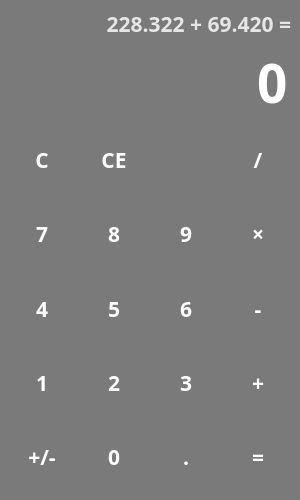
<?xml version="1.0" encoding="UTF-8"?>
<ui version="4.0">
 <class>MainWindow</class>
 <widget class="QMainWindow" name="MainWindow">
  <property name="geometry">
   <rect>
    <x>0</x>
    <y>0</y>
    <width>300</width>
    <height>500</height>
   </rect>
  </property>
  <property name="minimumSize">
   <size>
    <width>300</width>
    <height>500</height>
   </size>
  </property>
  <property name="windowTitle">
   <string>OneCalculator</string>
  </property>
  <property name="windowIcon">
   <iconset resource="files.qrc">
    <normaloff>:/icons/calculator.png</normaloff>:/icons/calculator.png</iconset>
  </property>
  <property name="styleSheet">
   <string notr="true">QLabel {
    color: #E6E6E6;
}

QWidget {
    color: white;
    background-color: #7a7a7a;
    font-family: Intro;
    font-size: 16pt;
    font-weight: 600;
}

QPushButton {
    background-color: transparent;
    border: none;
}

QPushButton:hover {
    background-color: #666;
}

QPushButton:pressed {
    background-color: #424242;
}</string>
  </property>
  <widget class="QWidget" name="centralwidget">
   <property name="styleSheet">
    <string notr="true"/>
   </property>
   <layout class="QVBoxLayout" name="verticalLayout">
    <item>
     <widget class="QLabel" name="lbl_temp">
      <property name="sizePolicy">
       <sizepolicy hsizetype="Preferred" vsizetype="Maximum">
        <horstretch>0</horstretch>
        <verstretch>0</verstretch>
       </sizepolicy>
      </property>
      <property name="font">
       <font>
        <family>Intro</family>
        <pointsize>16</pointsize>
        <weight>75</weight>
        <bold>true</bold>
       </font>
      </property>
      <property name="styleSheet">
       <string notr="true">color: #E6E6E6;</string>
      </property>
      <property name="text">
       <string>228.322 + 69.420 =</string>
      </property>
      <property name="alignment">
       <set>Qt::AlignRight|Qt::AlignTrailing|Qt::AlignVCenter</set>
      </property>
     </widget>
    </item>
    <item>
     <widget class="QLineEdit" name="le_entry">
      <property name="sizePolicy">
       <sizepolicy hsizetype="Expanding" vsizetype="Maximum">
        <horstretch>0</horstretch>
        <verstretch>0</verstretch>
       </sizepolicy>
      </property>
      <property name="font">
       <font>
        <family>Intro</family>
        <pointsize>40</pointsize>
        <weight>75</weight>
        <bold>true</bold>
       </font>
      </property>
      <property name="cursor">
       <cursorShape>IBeamCursor</cursorShape>
      </property>
      <property name="styleSheet">
       <string notr="true">font-size: 40pt;
border: none;
color: #white;</string>
      </property>
      <property name="text">
       <string>0</string>
      </property>
      <property name="maxLength">
       <number>10</number>
      </property>
      <property name="alignment">
       <set>Qt::AlignRight|Qt::AlignTrailing|Qt::AlignVCenter</set>
      </property>
      <property name="readOnly">
       <bool>true</bool>
      </property>
     </widget>
    </item>
    <item>
     <layout class="QGridLayout" name="layout_buttons">
      <item row="2" column="0">
       <widget class="QPushButton" name="btn_7">
        <property name="sizePolicy">
         <sizepolicy hsizetype="Minimum" vsizetype="Expanding">
          <horstretch>0</horstretch>
          <verstretch>0</verstretch>
         </sizepolicy>
        </property>
        <property name="font">
         <font>
          <family>Intro</family>
          <pointsize>16</pointsize>
          <weight>75</weight>
          <bold>true</bold>
         </font>
        </property>
        <property name="cursor">
         <cursorShape>PointingHandCursor</cursorShape>
        </property>
        <property name="text">
         <string>7</string>
        </property>
        <property name="shortcut">
         <string>7</string>
        </property>
       </widget>
      </item>
      <item row="3" column="0">
       <widget class="QPushButton" name="btn_4">
        <property name="sizePolicy">
         <sizepolicy hsizetype="Minimum" vsizetype="Expanding">
          <horstretch>0</horstretch>
          <verstretch>0</verstretch>
         </sizepolicy>
        </property>
        <property name="font">
         <font>
          <family>Intro</family>
          <pointsize>16</pointsize>
          <weight>75</weight>
          <bold>true</bold>
         </font>
        </property>
        <property name="cursor">
         <cursorShape>PointingHandCursor</cursorShape>
        </property>
        <property name="text">
         <string>4</string>
        </property>
        <property name="shortcut">
         <string>4</string>
        </property>
       </widget>
      </item>
      <item row="4" column="0">
       <widget class="QPushButton" name="btn_1">
        <property name="sizePolicy">
         <sizepolicy hsizetype="Minimum" vsizetype="Expanding">
          <horstretch>0</horstretch>
          <verstretch>0</verstretch>
         </sizepolicy>
        </property>
        <property name="font">
         <font>
          <family>Intro</family>
          <pointsize>16</pointsize>
          <weight>75</weight>
          <bold>true</bold>
         </font>
        </property>
        <property name="cursor">
         <cursorShape>PointingHandCursor</cursorShape>
        </property>
        <property name="text">
         <string>1</string>
        </property>
        <property name="shortcut">
         <string>1</string>
        </property>
       </widget>
      </item>
      <item row="1" column="1">
       <widget class="QPushButton" name="btn_ce">
        <property name="sizePolicy">
         <sizepolicy hsizetype="Minimum" vsizetype="Expanding">
          <horstretch>0</horstretch>
          <verstretch>0</verstretch>
         </sizepolicy>
        </property>
        <property name="font">
         <font>
          <family>Intro</family>
          <pointsize>16</pointsize>
          <weight>75</weight>
          <bold>true</bold>
         </font>
        </property>
        <property name="cursor">
         <cursorShape>PointingHandCursor</cursorShape>
        </property>
        <property name="text">
         <string>CE</string>
        </property>
        <property name="shortcut">
         <string>Del</string>
        </property>
       </widget>
      </item>
      <item row="1" column="0">
       <widget class="QPushButton" name="btn_clear">
        <property name="sizePolicy">
         <sizepolicy hsizetype="Minimum" vsizetype="Expanding">
          <horstretch>0</horstretch>
          <verstretch>0</verstretch>
         </sizepolicy>
        </property>
        <property name="font">
         <font>
          <family>Intro</family>
          <pointsize>16</pointsize>
          <weight>75</weight>
          <bold>true</bold>
         </font>
        </property>
        <property name="cursor">
         <cursorShape>PointingHandCursor</cursorShape>
        </property>
        <property name="text">
         <string>C</string>
        </property>
        <property name="iconSize">
         <size>
          <width>16</width>
          <height>16</height>
         </size>
        </property>
       </widget>
      </item>
      <item row="5" column="0">
       <widget class="QPushButton" name="btn_sub">
        <property name="sizePolicy">
         <sizepolicy hsizetype="Minimum" vsizetype="Expanding">
          <horstretch>0</horstretch>
          <verstretch>0</verstretch>
         </sizepolicy>
        </property>
        <property name="font">
         <font>
          <family>Intro</family>
          <pointsize>16</pointsize>
          <weight>75</weight>
          <bold>true</bold>
         </font>
        </property>
        <property name="cursor">
         <cursorShape>PointingHandCursor</cursorShape>
        </property>
        <property name="text">
         <string>+/-</string>
        </property>
       </widget>
      </item>
      <item row="2" column="3">
       <widget class="QPushButton" name="btn_mul">
        <property name="sizePolicy">
         <sizepolicy hsizetype="Minimum" vsizetype="Expanding">
          <horstretch>0</horstretch>
          <verstretch>0</verstretch>
         </sizepolicy>
        </property>
        <property name="font">
         <font>
          <family>Intro</family>
          <pointsize>16</pointsize>
          <weight>75</weight>
          <bold>true</bold>
         </font>
        </property>
        <property name="cursor">
         <cursorShape>PointingHandCursor</cursorShape>
        </property>
        <property name="text">
         <string>×</string>
        </property>
        <property name="shortcut">
         <string>*</string>
        </property>
       </widget>
      </item>
      <item row="1" column="3">
       <widget class="QPushButton" name="btn_div">
        <property name="sizePolicy">
         <sizepolicy hsizetype="Minimum" vsizetype="Expanding">
          <horstretch>0</horstretch>
          <verstretch>0</verstretch>
         </sizepolicy>
        </property>
        <property name="font">
         <font>
          <family>Intro</family>
          <pointsize>16</pointsize>
          <weight>75</weight>
          <bold>true</bold>
         </font>
        </property>
        <property name="cursor">
         <cursorShape>PointingHandCursor</cursorShape>
        </property>
        <property name="text">
         <string>/</string>
        </property>
        <property name="shortcut">
         <string>/</string>
        </property>
       </widget>
      </item>
      <item row="3" column="3">
       <widget class="QPushButton" name="btn_neg">
        <property name="sizePolicy">
         <sizepolicy hsizetype="Minimum" vsizetype="Expanding">
          <horstretch>0</horstretch>
          <verstretch>0</verstretch>
         </sizepolicy>
        </property>
        <property name="font">
         <font>
          <family>Intro</family>
          <pointsize>16</pointsize>
          <weight>75</weight>
          <bold>true</bold>
         </font>
        </property>
        <property name="cursor">
         <cursorShape>PointingHandCursor</cursorShape>
        </property>
        <property name="text">
         <string>-</string>
        </property>
        <property name="shortcut">
         <string>-</string>
        </property>
       </widget>
      </item>
      <item row="4" column="3">
       <widget class="QPushButton" name="btn_add">
        <property name="sizePolicy">
         <sizepolicy hsizetype="Minimum" vsizetype="Expanding">
          <horstretch>0</horstretch>
          <verstretch>0</verstretch>
         </sizepolicy>
        </property>
        <property name="font">
         <font>
          <family>Intro</family>
          <pointsize>16</pointsize>
          <weight>75</weight>
          <bold>true</bold>
         </font>
        </property>
        <property name="cursor">
         <cursorShape>PointingHandCursor</cursorShape>
        </property>
        <property name="text">
         <string>+</string>
        </property>
        <property name="shortcut">
         <string>+</string>
        </property>
       </widget>
      </item>
      <item row="5" column="3">
       <widget class="QPushButton" name="btn_calc">
        <property name="sizePolicy">
         <sizepolicy hsizetype="Minimum" vsizetype="Expanding">
          <horstretch>0</horstretch>
          <verstretch>0</verstretch>
         </sizepolicy>
        </property>
        <property name="font">
         <font>
          <family>Intro</family>
          <pointsize>16</pointsize>
          <weight>75</weight>
          <bold>true</bold>
         </font>
        </property>
        <property name="cursor">
         <cursorShape>PointingHandCursor</cursorShape>
        </property>
        <property name="text">
         <string>=</string>
        </property>
        <property name="shortcut">
         <string>=</string>
        </property>
       </widget>
      </item>
      <item row="1" column="2">
       <widget class="QPushButton" name="btn_backspace">
        <property name="sizePolicy">
         <sizepolicy hsizetype="Minimum" vsizetype="Expanding">
          <horstretch>0</horstretch>
          <verstretch>0</verstretch>
         </sizepolicy>
        </property>
        <property name="font">
         <font>
          <family>Intro</family>
          <pointsize>16</pointsize>
          <weight>75</weight>
          <bold>true</bold>
         </font>
        </property>
        <property name="cursor">
         <cursorShape>PointingHandCursor</cursorShape>
        </property>
        <property name="text">
         <string/>
        </property>
        <property name="icon">
         <iconset resource="files.qrc">
          <normaloff>:/icons/outline_backspace_white_24dp.png</normaloff>:/icons/outline_backspace_white_24dp.png</iconset>
        </property>
        <property name="iconSize">
         <size>
          <width>24</width>
          <height>24</height>
         </size>
        </property>
        <property name="shortcut">
         <string>Backspace</string>
        </property>
       </widget>
      </item>
      <item row="2" column="2">
       <widget class="QPushButton" name="btn_9">
        <property name="sizePolicy">
         <sizepolicy hsizetype="Minimum" vsizetype="Expanding">
          <horstretch>0</horstretch>
          <verstretch>0</verstretch>
         </sizepolicy>
        </property>
        <property name="font">
         <font>
          <family>Intro</family>
          <pointsize>16</pointsize>
          <weight>75</weight>
          <bold>true</bold>
         </font>
        </property>
        <property name="cursor">
         <cursorShape>PointingHandCursor</cursorShape>
        </property>
        <property name="text">
         <string>9</string>
        </property>
        <property name="shortcut">
         <string>9</string>
        </property>
       </widget>
      </item>
      <item row="3" column="2">
       <widget class="QPushButton" name="btn_6">
        <property name="sizePolicy">
         <sizepolicy hsizetype="Minimum" vsizetype="Expanding">
          <horstretch>0</horstretch>
          <verstretch>0</verstretch>
         </sizepolicy>
        </property>
        <property name="font">
         <font>
          <family>Intro</family>
          <pointsize>16</pointsize>
          <weight>75</weight>
          <bold>true</bold>
         </font>
        </property>
        <property name="cursor">
         <cursorShape>PointingHandCursor</cursorShape>
        </property>
        <property name="text">
         <string>6</string>
        </property>
        <property name="shortcut">
         <string>6</string>
        </property>
       </widget>
      </item>
      <item row="4" column="2">
       <widget class="QPushButton" name="btn_3">
        <property name="sizePolicy">
         <sizepolicy hsizetype="Minimum" vsizetype="Expanding">
          <horstretch>0</horstretch>
          <verstretch>0</verstretch>
         </sizepolicy>
        </property>
        <property name="font">
         <font>
          <family>Intro</family>
          <pointsize>16</pointsize>
          <weight>75</weight>
          <bold>true</bold>
         </font>
        </property>
        <property name="cursor">
         <cursorShape>PointingHandCursor</cursorShape>
        </property>
        <property name="text">
         <string>3</string>
        </property>
        <property name="shortcut">
         <string>3</string>
        </property>
       </widget>
      </item>
      <item row="5" column="2">
       <widget class="QPushButton" name="btn_point">
        <property name="sizePolicy">
         <sizepolicy hsizetype="Minimum" vsizetype="Expanding">
          <horstretch>0</horstretch>
          <verstretch>0</verstretch>
         </sizepolicy>
        </property>
        <property name="font">
         <font>
          <family>Intro</family>
          <pointsize>16</pointsize>
          <weight>75</weight>
          <bold>true</bold>
         </font>
        </property>
        <property name="cursor">
         <cursorShape>PointingHandCursor</cursorShape>
        </property>
        <property name="text">
         <string>.</string>
        </property>
        <property name="shortcut">
         <string>.</string>
        </property>
       </widget>
      </item>
      <item row="2" column="1">
       <widget class="QPushButton" name="btn_8">
        <property name="sizePolicy">
         <sizepolicy hsizetype="Minimum" vsizetype="Expanding">
          <horstretch>0</horstretch>
          <verstretch>0</verstretch>
         </sizepolicy>
        </property>
        <property name="font">
         <font>
          <family>Intro</family>
          <pointsize>16</pointsize>
          <weight>75</weight>
          <bold>true</bold>
         </font>
        </property>
        <property name="cursor">
         <cursorShape>PointingHandCursor</cursorShape>
        </property>
        <property name="text">
         <string>8</string>
        </property>
        <property name="shortcut">
         <string>8</string>
        </property>
       </widget>
      </item>
      <item row="3" column="1">
       <widget class="QPushButton" name="btn_5">
        <property name="sizePolicy">
         <sizepolicy hsizetype="Minimum" vsizetype="Expanding">
          <horstretch>0</horstretch>
          <verstretch>0</verstretch>
         </sizepolicy>
        </property>
        <property name="font">
         <font>
          <family>Intro</family>
          <pointsize>16</pointsize>
          <weight>75</weight>
          <bold>true</bold>
         </font>
        </property>
        <property name="cursor">
         <cursorShape>PointingHandCursor</cursorShape>
        </property>
        <property name="text">
         <string>5</string>
        </property>
        <property name="shortcut">
         <string>5</string>
        </property>
       </widget>
      </item>
      <item row="4" column="1">
       <widget class="QPushButton" name="btn_2">
        <property name="sizePolicy">
         <sizepolicy hsizetype="Minimum" vsizetype="Expanding">
          <horstretch>0</horstretch>
          <verstretch>0</verstretch>
         </sizepolicy>
        </property>
        <property name="font">
         <font>
          <family>Intro</family>
          <pointsize>16</pointsize>
          <weight>75</weight>
          <bold>true</bold>
         </font>
        </property>
        <property name="cursor">
         <cursorShape>PointingHandCursor</cursorShape>
        </property>
        <property name="text">
         <string>2</string>
        </property>
        <property name="shortcut">
         <string>2</string>
        </property>
       </widget>
      </item>
      <item row="5" column="1">
       <widget class="QPushButton" name="btn_0">
        <property name="sizePolicy">
         <sizepolicy hsizetype="Minimum" vsizetype="Expanding">
          <horstretch>0</horstretch>
          <verstretch>0</verstretch>
         </sizepolicy>
        </property>
        <property name="font">
         <font>
          <family>Intro</family>
          <pointsize>16</pointsize>
          <weight>75</weight>
          <bold>true</bold>
         </font>
        </property>
        <property name="cursor">
         <cursorShape>PointingHandCursor</cursorShape>
        </property>
        <property name="text">
         <string>0</string>
        </property>
        <property name="iconSize">
         <size>
          <width>16</width>
          <height>16</height>
         </size>
        </property>
        <property name="shortcut">
         <string>0</string>
        </property>
       </widget>
      </item>
     </layout>
    </item>
   </layout>
  </widget>
 </widget>
 <resources>
  <include location="files.qrc"/>
 </resources>
 <connections/>
</ui>
